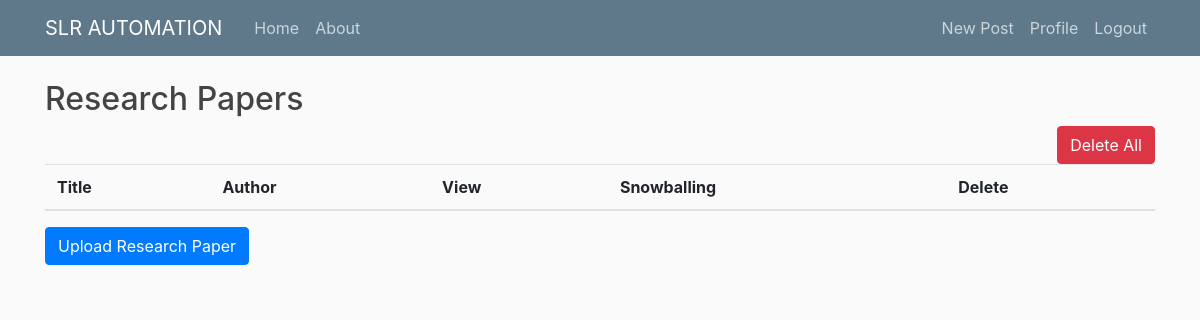
The app's page /journals_history/ (signed in), older data.
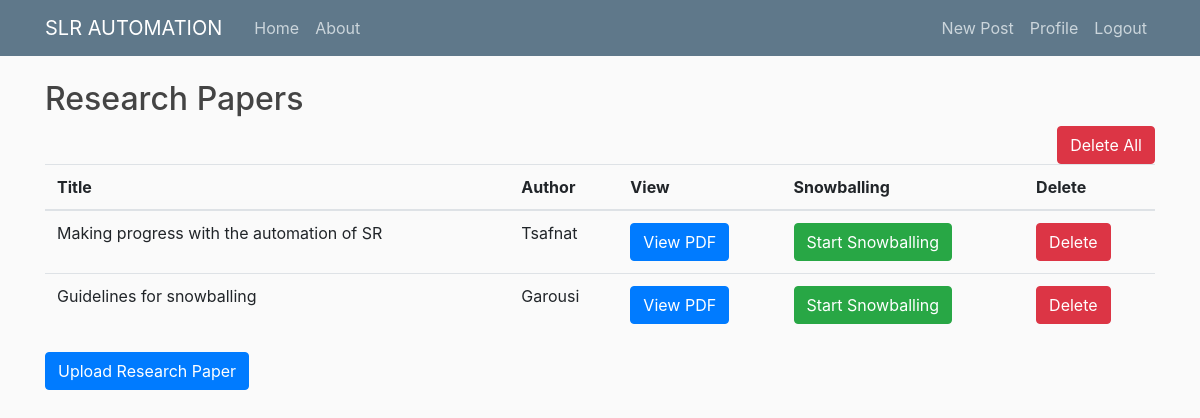
The same page, newer data.
### users/models.py (models this page shows, shortened)
class Papers(models.Model):
    id = models.AutoField(primary_key=True)
    title = models.CharField(max_length=100)
    author = models.CharField(max_length=100)
    pdf = models.FileField(upload_to='documents/')
    uploaded_at = models.DateTimeField(auto_now_add=True)
    user = models.ForeignKey(User, on_delete=models.CASCADE, null=True)
    def __str__(self):
        return self.title

### users/views.py (the view)
# urls.py: path('journals_history/', user_views.journal_history, name='journal_history'),
def journal_history(request):
    journals = Papers.objects.filter(user=request.user).order_by('-uploaded_at')
    print(journals)
    return render(request, 'users/journal_history.html', {'journals': journals})

### users/templates/users/journal_history.html
{% extends "blog/base.html" %}
{% load crispy_forms_tags %}
{% block content %}
    <h2>Research Papers</h2>
        <a href="/journals_delete" class="btn btn-danger pull-right">Delete All</a>
    <table class="table">
        <thead>
            <tr>
                <th>Title</th>
                <th>Author</th>
                <th>View</th>
                <th>Snowballing</th>
                <th>Delete</th>
            </tr>
        </thead>
        <tbody>
                {% for journal in journals %}
                <tr>
                    <td>{{ journal.title}}</td>
                    <td>{{journal.author}}</td>
                    <td>
                        <a href="{{journal.pdf.url}}" class="btn btn-primary btn sm" target="_blank">
                            View PDF
                        </a>
                    </td>
                    <td>
                        <a href="/scholar" class="btn btn-success btn sm" target="_blank">
                           Start Snowballing
                        </a>
                    </td>
                     <td>
                        <a href="/journals_delete/{{journal.id}}" class="btn btn-danger btn sm">
                           Delete
                        </a>
                    </td>
                </tr>
                    {% endfor %}
        </tbody>
    </table>
    <p>
        <a href="{% url 'upload_journal' %}" class="btn btn-primary">Upload Research Paper</a>
    </p>
{% endblock %}

### blog/templates/blog/base.html (shortened to what this page needs)
{% load static %}
<html lang="en">
<head>
    <link rel="stylesheet" href="https://stackpath.bootstrapcdn.com/bootstrap/4.3.1/css/bootstrap.min.css">
    <link rel="stylesheet" type="text/css" href="{% static 'blog/main.css' %}">
    <link rel="stylesheet" href="https://cdn.datatables.net/1.10.20/css/jquery.dataTables.min.css">
    <link href="{% static 'css/parsifal.css' %}?v=2" rel="stylesheet">
    <link href="{% static 'css/font-awesome.min.css' %}" rel="stylesheet">
    <link href="{% static 'css/selectize.bootstrap3.css' %}" rel="stylesheet">
</head>
<body>
<header class="site-header">
  <nav class="navbar navbar-expand-md navbar-dark bg-steel fixed-top">
    <div class="container">
      <a class="navbar-brand mr-4" href="{% url 'blog-home' %}">SLR AUTOMATION</a>
      <div class="collapse navbar-collapse" id="navbarToggle">
        <div class="navbar-nav mr-auto">
          <a class="nav-item nav-link" href="{% url 'blog-home' %}">Home</a>
          <a class="nav-item nav-link" href="{% url 'blog-about' %}">About</a>
        </div>
        <div class="navbar-nav">
            {% if user.is_authenticated %}
                <a class="nav-item nav-link" href="{% url 'post-create' %}">New Post</a>
                <a class="nav-item nav-link" href="{% url 'profile' %}">Profile</a>
                <a class="nav-item nav-link" href="{% url 'logout' %}">Logout</a>
            {% else %}
                <a class="nav-item nav-link" href="{% url 'login' %}">Login</a>
                <a class="nav-item nav-link" href="{% url 'register' %}">Register</a>
            {% endif%}
        </div>
      </div>
    </div>
  </nav>
</header>
   <main role="main" class="container">
  <div class="row">
    <div class="col-md-12">
        {% block content %}{% endblock %}
    </div>
  </div>
</main>
</body>
</html>

### blog/static/blog/main.css (style rules this page uses)
body { background: #fafafa; color: #333333; margin-top: 5rem; }
h1, h2, h3, h4, h5, h6 { color: #444444; }
.bg-steel { background-color: #5f788a; }
.site-header .navbar-nav .nav-link { color: #cbd5db; }

### blog/static/css/parsifal.css (style rules this page uses)
html, body { height: 100%; }
header .navbar { margin-bottom: 0; border-radius: 0; }
main { margin-top: 20px; }

Row changes from the older to the newer data that the page shows:
added Papers: title "Making progress with the automation of SR", author "Tsafnat"
added Papers: title "Guidelines for snowballing", author "Garousi"
